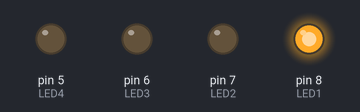
The sketch below on a simulated Arduino Uno, built with avr-gcc and run on an emulated ATmega328P. Shown: output pins drawn as LEDs (lit = HIGH).

Above: at 0.1 s.
At 9.11 s:
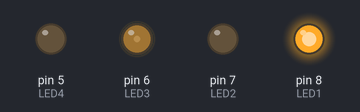
At 14.22 s:
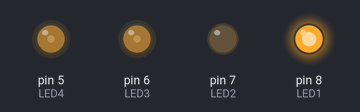
At 25.5 s:
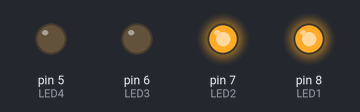
Timing chart, 0 to 40.0 s (numbered marks = the images above):
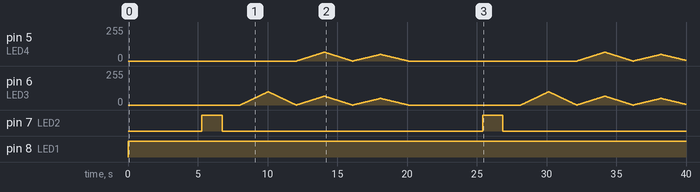

Measured:
- by itself, pin 7 (LED2): alternates HIGH for 1.5 s and LOW for 18.7 s
- by itself, pin 8 (LED1): LOW → HIGH at 0.00 s

The sketch:

4chLED_PCB_Code.ino
```cpp
const int LED1 = 8;
const int LED2 = 7;
const int LED3 = 6;
const int LED4 = 5;
int delayTime = 10;
int level = 0;
int fade = 1;
int mode = 1;
bool wasFull = false;

void setup() {
  pinMode(LED1, OUTPUT);
  pinMode(LED2, OUTPUT);
  pinMode(LED3, OUTPUT);
  pinMode(LED4, OUTPUT);
}

void loop() {
  if (mode == 1){
    analogWrite(LED1, 200);
    analogWrite(LED2, 0);
    analogWrite(LED3, 0);
    analogWrite(LED4, 0);
  } else if (mode == 2){
    analogWrite(LED1, 200);
    analogWrite(LED2, level);
    analogWrite(LED3, 0);
    analogWrite(LED4, 0);
  } else if (mode == 3){
    analogWrite(LED1, 200);
    analogWrite(LED2, level/2);
    analogWrite(LED3, level/2);
    analogWrite(LED4, 0);
  } else if (mode == 4){
    analogWrite(LED1, 200);
    analogWrite(LED2, level/3);
    analogWrite(LED3, level/3);
    analogWrite(LED4, level/3);
  } else if (mode == 5){
    analogWrite(LED1, 200);
    analogWrite(LED2, level/4);
    analogWrite(LED3, level/4);
    analogWrite(LED4, level/4);
  }

  level += fade;
  level = constrain(level, 0, 255);

  if (level >= 200){
    fade = -1;
    wasFull = true;
  }
  if (level <= 0 && wasFull == true){
    fade = 1;
    mode ++;
    wasFull = false;
  }
  if (mode >= 6){
    mode = 1;
  }

  delay(delayTime);
}
```
